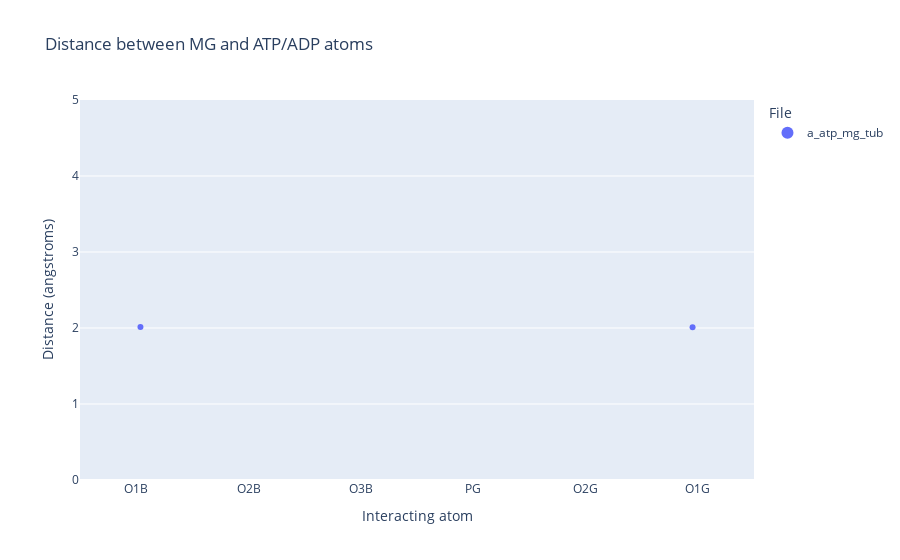

Here is the notebook cell this chart was saved with:
### Code cell
import pandas as pd
import plotly.express as px

# Define the path to the CSV file
csv_file_path = "../../Jazzer_surf/3d_predictions/chimeras/test/interactions_all_files.csv"

# Read the CSV file into a DataFrame
df = pd.read_csv(csv_file_path)

# Take only the rows where the resn is MG and the interacting_resn is ATP or ADP
df = df[(df['resn'] == 'MG') & ((df['interacting_resn'] == 'ADP') | (df['interacting_resn'] == 'ATP'))]

# Order the DataFrame by the column interacting_atom but in the order PA, O1A, O2A, O3A, PB, O1B, O2B, O3B, PG, O1G, O2G, O3G
atom_order = ['PA', 'O1A', 'O2A', 'O3A', 'PB', 'O1B', 'O2B', 'O3B', 'PG', 'O2G', 'O1G', 'O3G']
df['atom_order'] = pd.Categorical(df['interacting_atom'], categories=atom_order, ordered=True)
df = df.sort_values(by='atom_order')

# Create an interactive strip plot using Plotly
fig = px.strip(df, x='interacting_atom', y='distance (angstroms)', color='file',
               category_orders={"interacting_atom": atom_order},
               title='Distance between MG and ATP/ADP atoms',
               labels={'interacting_atom': 'Interacting atom', 'distance (angstroms)': 'Distance (angstroms)'},
               hover_data=['file'])

# Update the layout to fix the y-axis and ensure all x-axis values are shown
fig.update_layout(
    legend_title_text='File',
    legend=dict(
        title=dict(text='File'),
        itemsizing='constant'
    ),
    xaxis_title='Interacting atom',
    yaxis_title='Distance (angstroms)',
    yaxis=dict(range=[0, 5]),
    xaxis=dict(categoryorder='array', categoryarray=atom_order)
)

# Show the plot
fig.show()

### Figure 1 — Plotly figure (JSON) as saved in the notebook; plotly's stock layout.template omitted (floating-point values rounded to 4 significant figures)
{"data": [{"alignmentgroup": "True", "boxpoints": "all", "customdata": [["a_atp_mg_tub"], ["a_atp_mg_tub"]], "fillcolor": "rgba(255,255,255,0)", "hoveron": "points", "hovertemplate": "file=%{customdata[0]}<br>Interacting atom=%{x}<br>Distance (angstroms)=%{y}<extra></extra>", "legendgroup": "a_atp_mg_tub", "line": {"color": "rgba(255,255,255,0)"}, "marker": {"color": "#636efa"}, "name": "a_atp_mg_tub", "offsetgroup": "a_atp_mg_tub", "orientation": "v", "pointpos": 0, "showlegend": true, "type": "box", "x": ["O1B", "O1G"], "x0": " ", "xaxis": "x", "y": [2.015, 2.011], "y0": " ", "yaxis": "y"}], "layout": {"boxmode": "group", "legend": {"itemsizing": "constant", "title": {"text": "File"}, "tracegroupgap": 0}, "title": {"text": "Distance between MG and ATP/ADP atoms"}, "xaxis": {"anchor": "y", "categoryarray": ["PA", "O1A", "O2A", "O3A", "PB", "O1B", "O2B", "O3B", "PG", "O2G", "O1G", "O3G"], "categoryorder": "array", "domain": [0, 1], "title": {"text": "Interacting atom"}}, "yaxis": {"anchor": "x", "domain": [0, 1], "range": [0, 5], "title": {"text": "Distance (angstroms)"}}}}
